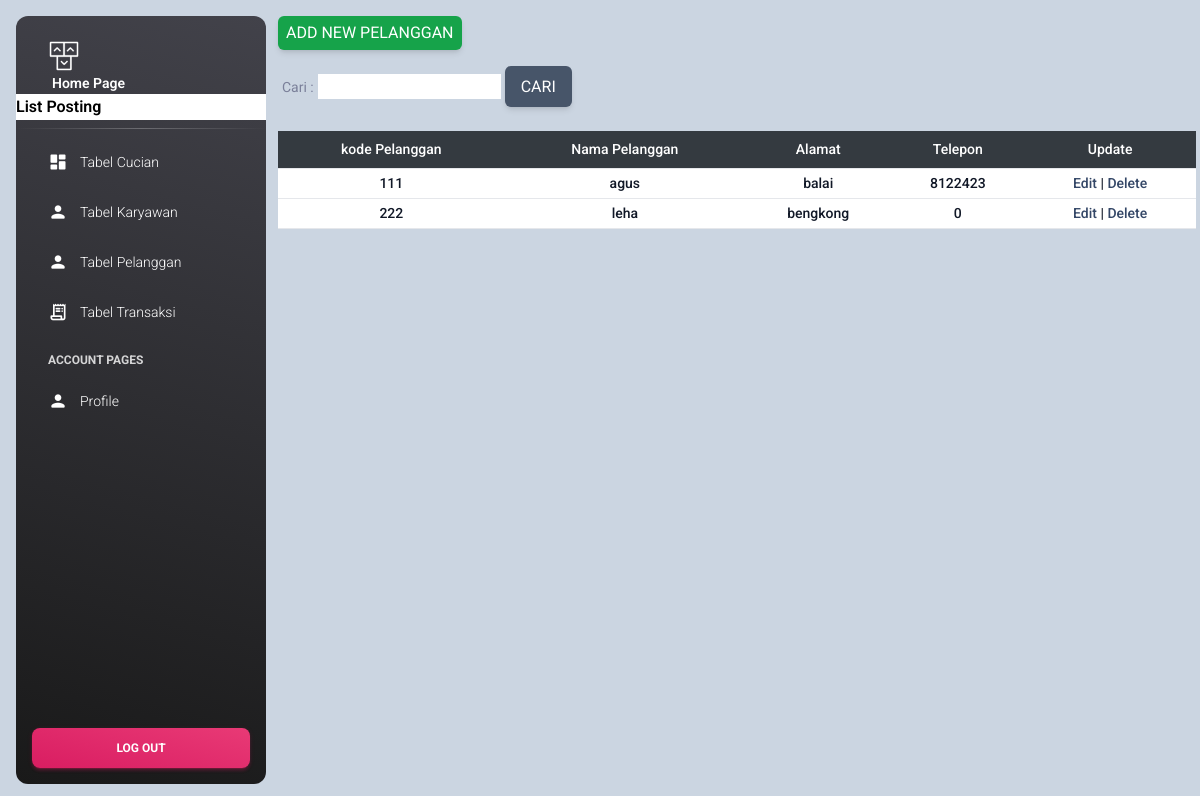
Screenshot of /public/pelanggan/pelanggan.php with the database file from the repository.
### tables this page shows
CREATE TABLE `pelanggan` (
  `kodepelanggan` char(12) NOT NULL,
  `namapelanggan` varchar(20) DEFAULT NULL,
  `alamat` varchar(100) DEFAULT NULL,
  `telepon` int(16) DEFAULT NULL
);

### public/pelanggan/pelanggan.php (the view, shortened to what this page needs)
<?php
include_once("../../config/config.php");
?>
<!DOCTYPE html>
<html lang="en">
<head>
    <link rel="stylesheet" href="../css/style.css">
<link href="../../assets/css/nucleo-icons.css" rel="stylesheet" />
<link href="../../assets/css/nucleo-svg.css" rel="stylesheet" />
<link id="pagestyle" href="../../assets/css/material-dashboard.css?v=3.0.4" rel="stylesheet" />
</head>
<body class="g-sidenav-show" >
<div class="bg-slate-300 py-25 px-1 min-h-screen ">
<aside class="sidenav navbar navbar-vertical navbar-expand-xs border-0 border-radius-xl my-3 fixed-start ms-3   bg-gradient-dark" id="sidenav-main">
<div class="sidenav-header">
  <a class="navbar-brand m-0" href="../../login/homepage.php">
    <img src="../../assets/img/logo-ct.png" class="navbar-brand-img h-100" alt="main_logo">
    <span class="ms-1 font-weight-bold text-white">Home Page</span>
  </a>
</div>
<marquee class="bg-white" scrollamount="2"><h6 class="text-black" >List Posting</h6></marquee>
<hr class="horizontal light mt-0 mb-2">
<div class="collapse navbar-collapse  w-auto " id="sidenav-collapse-main">
  <ul class="navbar-nav">
<li class="nav-item">
<a class="nav-link text-white " href="../cucian/cucian.php">
    <div class="text-white text-center me-2 d-flex align-items-center justify-content-center">
      <i class="material-icons opacity-10">dashboard</i>
    </div>
  <span class="nav-link-text ms-1">Tabel Cucian</span>
</a>
</li>
<li class="nav-item">
<a class="nav-link text-white " href="../karyawan/karyawan.php">
    <div class="text-white text-center me-2 d-flex align-items-center justify-content-center">
      <i class="material-icons opacity-10">person</i>
    </div>
  <span class="nav-link-text ms-1">Tabel Karyawan</span>
</a>
</li>
<li class="nav-item">
<a class="nav-link text-white " href="pelanggan.php">
    <div class="text-white text-center me-2 d-flex align-items-center justify-content-center">
      <i class="material-icons opacity-10">person</i>
    </div>
  <span class="nav-link-text ms-1">Tabel Pelanggan</span>
</a>
</li>
<li class="nav-item">
<a class="nav-link text-white " href="../transaksi/transaksi.php">
    <div class="text-white text-center me-2 d-flex align-items-center justify-content-center">
      <i class="material-icons opacity-10">receipt_long</i>
    </div>
  <span class="nav-link-text ms-1">Tabel Transaksi</span>
</a>
</li>
  <li class="nav-item mt-3">
    <h6 class="ps-4 ms-2 text-uppercase text-xs text-white font-weight-bolder opacity-8">Account pages</h6>
  </li>
<li class="nav-item">
<a class="nav-link text-white " href="../profile/profile.php">
    <div class="text-white text-center me-2 d-flex align-items-center justify-content-center">
      <i class="material-icons opacity-10">person</i>
    </div>
  <span class="nav-link-text ms-1">Profile</span>
</a>
</li>
  </ul>
</div>
<div class="sidenav-footer position-absolute w-100 bottom-0 ">
    <div class="mx-3">
      <a class="btn bg-gradient-primary mt-4 w-100" href="../../login/logout.php" type="button">Log Out</a>
    </div>
  </div>
</aside>
<main class="main-content border-radius-lg ">
<div class="py-3">
<a
            href="add.php"
            type="submit"
            class="inline-block px-2 py-1 bg-green-600 text-white uppercase rounded shadow-md hover:bg-green-700 hover:shadow-lg focus:bg-green-700 focus:shadow-lg focus:outline-none focus:ring-0 active:bg-green-800 active:shadow-lg"
            data-mdb-ripple="true"
            data-mdb-ripple-color="light">
            Add New Pelanggan
          </a></div>
<form method="get">
    <label>Cari :</label>
    <input type="text" name="cari3">
    <input
            type="submit"
            value="Cari"
            class="inline-block px-3 py-2 bg-slate-600 text-white uppercase rounded shadow-md hover:bg-slate-700 hover:shadow-lg focus:bg-slate-700 focus:shadow-lg focus:outline-none focus:ring-0 active:bg-slate-800 active:shadow-lg"
            data-mdb-ripple="true"
            data-mdb-ripple-color="light">
</form>
  <div class="flex flex-col">
  <div class="overflow-x-auto sm:-mx-6 lg:-mx-8">
    <div class="py-4 inline-block min-w-full sm:px-6 lg:px-8">
      <div class="overflow-hidden">
    <table class="min-w-full text-center">
    <thead class="border-b bg-gray-800">
    <tr>
     <th scope="col" class="text-sm font-medium text-white px-1 py-2">kode Pelanggan</th>
     <th scope="col" class="text-sm font-medium text-white px-1 py-2">Nama Pelanggan</th>
     <th scope="col" class="text-sm font-medium text-white px-1 py-2">Alamat</th>
     <th scope="col" class="text-sm font-medium text-white px-1 py-2">Telepon</th>
     <th scope="col" class="text-sm font-medium text-white px-1 py-2">Update</th>
    </tr>
    </thead>
    <tbody>
    <?php
        if(isset($_GET['cari3'])){
            $cari3 = $_GET['cari3'];
            $result2 = mysqli_query($mysqli,"select * from pelanggan where kodepelanggan Like '%".$cari3."%'");
        } else{
            $result2 = mysqli_query($mysqli, "SELECT * FROM pelanggan ORDER BY kodepelanggan ASC");
        }
    while($user_data2 = mysqli_fetch_array($result2)) {
        echo "<tr class='bg-white border-b'>";
        echo "<td class='px-1 py-1 whitespace-nowrap text-sm font-medium text-gray-900'>".$kodepelanggan = $user_data2['kodepelanggan']."</td>";
		    echo "<td class='px-1 py-1 whitespace-nowrap text-sm font-medium text-gray-900'>".$namapelanggan =$user_data2['namapelanggan']."</td>";
	    	echo "<td class='px-1 py-1 whitespace-nowrap text-sm font-medium text-gray-900'>".$alamat = $user_data2['alamat']."</td>";
		    echo "<td class='px-1 py-1 whitespace-nowrap text-sm font-medium text-gray-900'>".$telepon = $user_data2['telepon']."</td>";
        echo "<td class='px-1 py-1 whitespace-nowrap text-sm font-medium text-gray-900'><a  href='edit.php?kodepelanggan=$user_data2[kodepelanggan]'>Edit</a> | <a href='delete.php?kodepelanggan=$user_data2[kodepelanggan]'>Delete</a></td></tr>";
    }
    ?>
    </tbody>
    </table>
      </div>
    </div>
  </div>
  </div>
</body>
</html>

### public/css/style.css (style rules this page uses)
html { line-height: 1.5; -webkit-text-size-adjust: 100%; -moz-tab-size: 4; -o-tab-size: 4; tab-size: 4; font-family: ui-sans-serif, system-ui, -apple-system, BlinkMacSystemFont, "Segoe UI", Roboto, "Helvetica Neue", Arial, "Noto Sans", sans-serif, "Apple Color Emoji", "Segoe UI Emoji", "Segoe UI Symbol", "Noto Color Emoji"; }
body { margin: 0; line-height: inherit; }
hr { height: 0; color: inherit; border-top-width: 1px; }
h1, h2, h3, h4, h5, h6 { font-size: inherit; font-weight: inherit; }
a { color: inherit; text-decoration: inherit; }
table { text-indent: 0; border-color: inherit; border-collapse: collapse; }
button, input, optgroup, select, textarea { font-family: inherit; font-size: 100%; font-weight: inherit; line-height: inherit; color: inherit; margin: 0; padding: 0; }
button, [type='button'], [type='reset'], [type='submit'] { -webkit-appearance: button; background-color: transparent; background-image: none; }
blockquote, dl, dd, h1, h2, h3, h4, h5, h6, hr, figure, p, pre { margin: 0; }
ol, ul, menu { list-style: none; margin: 0; padding: 0; }
input::placeholder, textarea::placeholder { opacity: 1; color: #9ca3af; }
img, svg, video, canvas, audio, iframe, embed, object { display: block; vertical-align: middle; }
img, video { max-width: 100%; height: auto; }
.bottom-0 { bottom: 0px; }
.m-0 { margin: 0px; }
.my-3 { margin-top: 0.75rem; margin-bottom: 0.75rem; }
.mx-3 { margin-left: 0.75rem; margin-right: 0.75rem; }
.mb-2 { margin-bottom: 0.5rem; }
.mt-0 { margin-top: 0px; }
.mt-3 { margin-top: 0.75rem; }
.mt-4 { margin-top: 1rem; }
.inline-block { display: inline-block; }
.flex { display: flex; }
.min-h-screen { min-height: 100vh; }
.w-auto { width: auto; }
.min-w-full { min-width: 100%; }
.flex-col { flex-direction: column; }
.overflow-hidden { overflow: hidden; }
.overflow-x-auto { overflow-x: auto; }
.whitespace-nowrap { white-space: nowrap; }
.rounded { border-radius: 0.25rem; }
.border-0 { border-width: 0px; }
.border-b { border-bottom-width: 1px; }
.bg-white { --tw-bg-opacity: 1; background-color: rgb(255 255 255 / var(--tw-bg-opacity)); }
.bg-green-600 { --tw-bg-opacity: 1; background-color: rgb(22 163 74 / var(--tw-bg-opacity)); }
.bg-slate-300 { --tw-bg-opacity: 1; background-color: rgb(203 213 225 / var(--tw-bg-opacity)); }
.bg-slate-600 { --tw-bg-opacity: 1; background-color: rgb(71 85 105 / var(--tw-bg-opacity)); }
.bg-gray-800 { --tw-bg-opacity: 1; background-color: rgb(31 41 55 / var(--tw-bg-opacity)); }
.px-3 { padding-left: 0.75rem; padding-right: 0.75rem; }
.py-2 { padding-top: 0.5rem; padding-bottom: 0.5rem; }
.px-1 { padding-left: 0.25rem; padding-right: 0.25rem; }
.py-3 { padding-top: 0.75rem; padding-bottom: 0.75rem; }
.px-2 { padding-left: 0.5rem; padding-right: 0.5rem; }
.py-1 { padding-top: 0.25rem; padding-bottom: 0.25rem; }
.py-4 { padding-top: 1rem; padding-bottom: 1rem; }
.text-center { text-align: center; }
.text-xs { font-size: 0.75rem; line-height: 1rem; }
.text-sm { font-size: 0.875rem; line-height: 1.25rem; }
.font-medium { font-weight: 500; }
.uppercase { text-transform: uppercase; }
.text-white { --tw-text-opacity: 1; color: rgb(255 255 255 / var(--tw-text-opacity)); }
.text-black { --tw-text-opacity: 1; color: rgb(0 0 0 / var(--tw-text-opacity)); }
.text-gray-900 { --tw-text-opacity: 1; color: rgb(17 24 39 / var(--tw-text-opacity)); }
.opacity-10 { opacity: 0.1; }
.shadow-md { --tw-shadow: 0 4px 6px -1px rgb(0 0 0 / 0.1), 0 2px 4px -2px rgb(0 0 0 / 0.1); --tw-shadow-colored: 0 4px 6px -1px var(--tw-shadow-color), 0 2px 4px -2px var(--tw-shadow-color); box-shadow: var(--tw-ring-offset-shadow, 0 0 #0000), var(--tw-ring-shadow, 0 0 #0000), var(--tw-shadow); }
@media (min-width: 640px) { .sm\:-mx-6 { margin-left: -1.5rem; margin-right: -1.5rem; } }
@media (min-width: 640px) { .sm\:px-6 { padding-left: 1.5rem; padding-right: 1.5rem; } }
@media (min-width: 1024px) { .lg\:-mx-8 { margin-left: -2rem; margin-right: -2rem; } }
@media (min-width: 1024px) { .lg\:px-8 { padding-left: 2rem; padding-right: 2rem; } }

### rows the page displays
pelanggan: kodepelanggan "111", namapelanggan "agus", alamat "balai", telepon "8122423"
pelanggan: kodepelanggan "222", namapelanggan "leha", alamat "bengkong", telepon "0"
